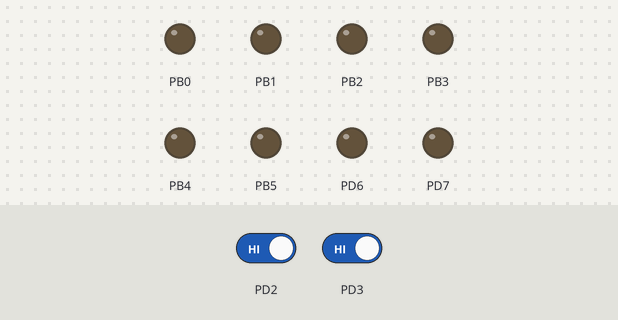
Recording of a program running on a simulated ATmega328P, built with avr-gcc and emulated at 16 MHz. Parts: output pins drawn as LEDs (lit = HIGH). The inputs (shaded band) are chosen by the test bench; at power-on: PD2 HIGH, PD3 HIGH.

Above: at 1.2 s.
1.3 s: PD2 driven LOW and PD3 driven LOW
At 2.7 s:
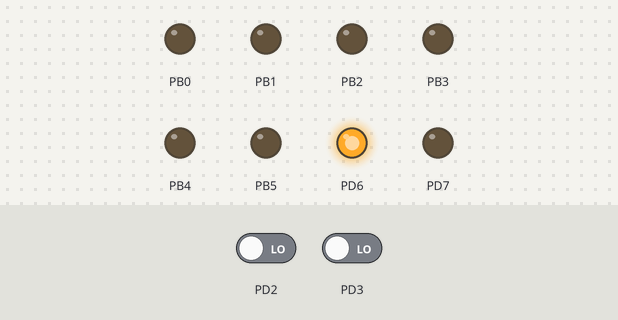
Timing chart, 0 to 4.3 s (numbered marks = the images above; inputs shaded):
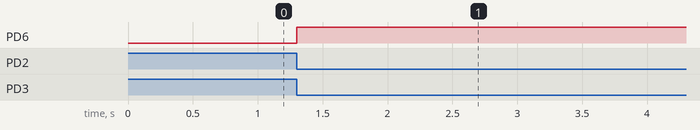

Measured:
- after the input at 1.3 s, PD6: LOW → HIGH at once

The program:

main.c
```c
#include <avr/io.h>
#define F_CPU 16000000UL
#include <util/delay.h>
#include <avr/interrupt.h>

#include <stdbool.h>

volatile char count = 0;
volatile bool showed = false;


int main(void)
{
	DDRB = 0b00111111;
	DDRD = 0b11000000;

	PORTD = PORTD | (1<<2) | (1<<3); //input pull-up

	EICRA = 0b00001010; // falling interrupt
	EIMSK = 0b00000011;

	sei();

	while(1)
	{


	}
	return 0;
}
ISR(INT0_vect){

	count++;

}

ISR(INT1_vect){
	showed =! showed;


	if (showed)
	{
		PORTB = PORTB| (count >>2) ;
		PORTD = PORTD | (count <<  6) ;  // & with zeros will only output to the ports with 1.then the right shift will shift the port bits to the 0 and 1 pins of the port
		count = 0;
	}
	else{
		PORTB = PORTB & 0b11000000;
		PORTD = PORTD & 0b00111111;
		count = 0;
	}


}
```
